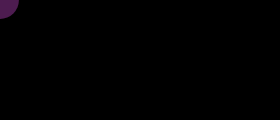
Frame 1 (no input)
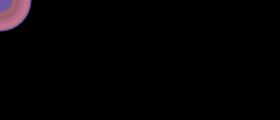
Frame 60 (no input)
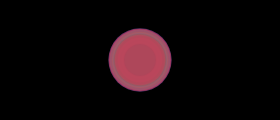
Frame 120 (the mouse pressed at the canvas centre since frame 60)

The p5.js sketch that drew these frames (run headless with seeded random() and noise() and a simulated clock; from frame 60 on, the mouse is pressed at the canvas centre):

// p5.js sketch
// ── sketch.js
function setup() {
  // createCanvas(windowWidth, windowHeight);
  createCanvas(280,120);
  background(0);
}

function draw() {
  noStroke();
  fill(random(50, 255), random(50, 150), random(50, 255), 100);
  circle(mouseX, mouseY, random(24, 64));
}

function mousePressed() {
  background(0);
}

// https://editor.p5js.org/jht1493/sketches/OLzJZWjV5
// 2.4 random - Painting Exercise 2

// The random() Function (Painting Exercise 2)
// Code! Programming with p5.js
// The Coding Train / Daniel Shiffman
// https://thecodingtrain.com/beginners/p5js/beginners/p5js/2.4-random.html
// https://youtu.be/POn4cZ0jL-o

// Random Square Design: https://editor.p5js.org/codingtrain/sketches/Sl8ml_Lz8
// Random House Exercise: https://editor.p5js.org/codingtrain/sketches/HGq_S0Z5H
// Random Points: https://editor.p5js.org/codingtrain/sketches/h7hFqoV6H
// Painting Exercise 1: https://editor.p5js.org/codingtrain/sketches/stERy5a1D
// Painting Exercise 2: https://editor.p5js.org/codingtrain/sketches/IyyJ1QYKh
